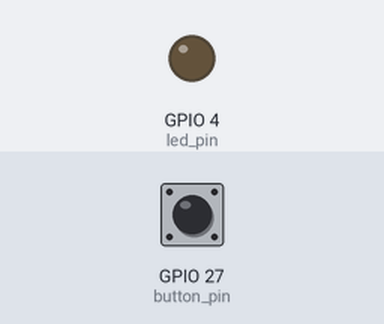
The program below on a simulated Raspberry Pi (BCM pin numbers). Parts: output pins drawn as LEDs (lit = HIGH). The test bench sets the inputs (shaded band); at power-on: GPIO 27 (button_pin) HIGH.

Above: at 1.2 s.
1.3 s: GPIO 27 (button_pin) pulled LOW for 0.15 s
At 1.37 s:
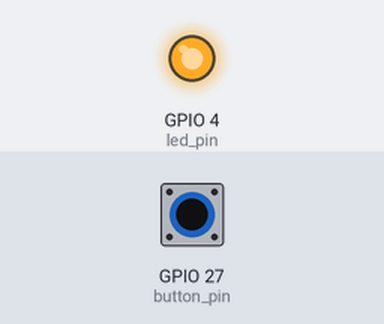
2.9 s: GPIO 27 (button_pin) pulled LOW for 3.2 s
At 6.7 s:
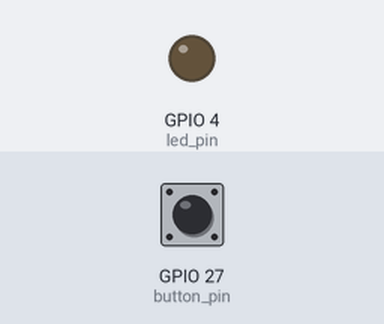
Timing chart, 0 to 8.2 s (numbered marks = the images above; inputs shaded):
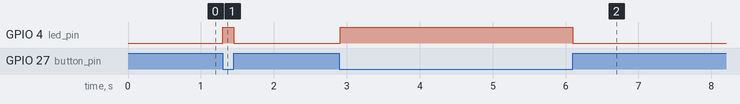

The program:

button_led.py
```python
# 6. In the Thonny Python IDE, create a new Python script named "button_led.py" saved at the Documents folder. Enter the following code to read the button's state and control the LED. Run the script and take a video of the setup to show that it is working.

import RPi.GPIO as GPIO
import time

led_pin = 4
button_pin = 27

GPIO.setmode(GPIO.BCM)
GPIO.setup(led_pin, GPIO.OUT)
GPIO.setup(button_pin, GPIO.IN)

try:
    while True:
        button_state = GPIO.input(button_pin)
        if button_state == GPIO.LOW:
            GPIO.output(led_pin, GPIO.HIGH)
        else:
            GPIO.output(led_pin, GPIO.LOW)
            time.sleep(0.02)
except KeyboardInterrupt:
    print("cleaning gpio")
    GPIO.cleanup()
```

Measured:
- after the input at 1.3 s, GPIO 4 (led_pin): LOW → HIGH at once, → LOW 0.15 s later
- after the input at 2.9 s, GPIO 4 (led_pin): LOW → HIGH at once, → LOW 3.2 s later
